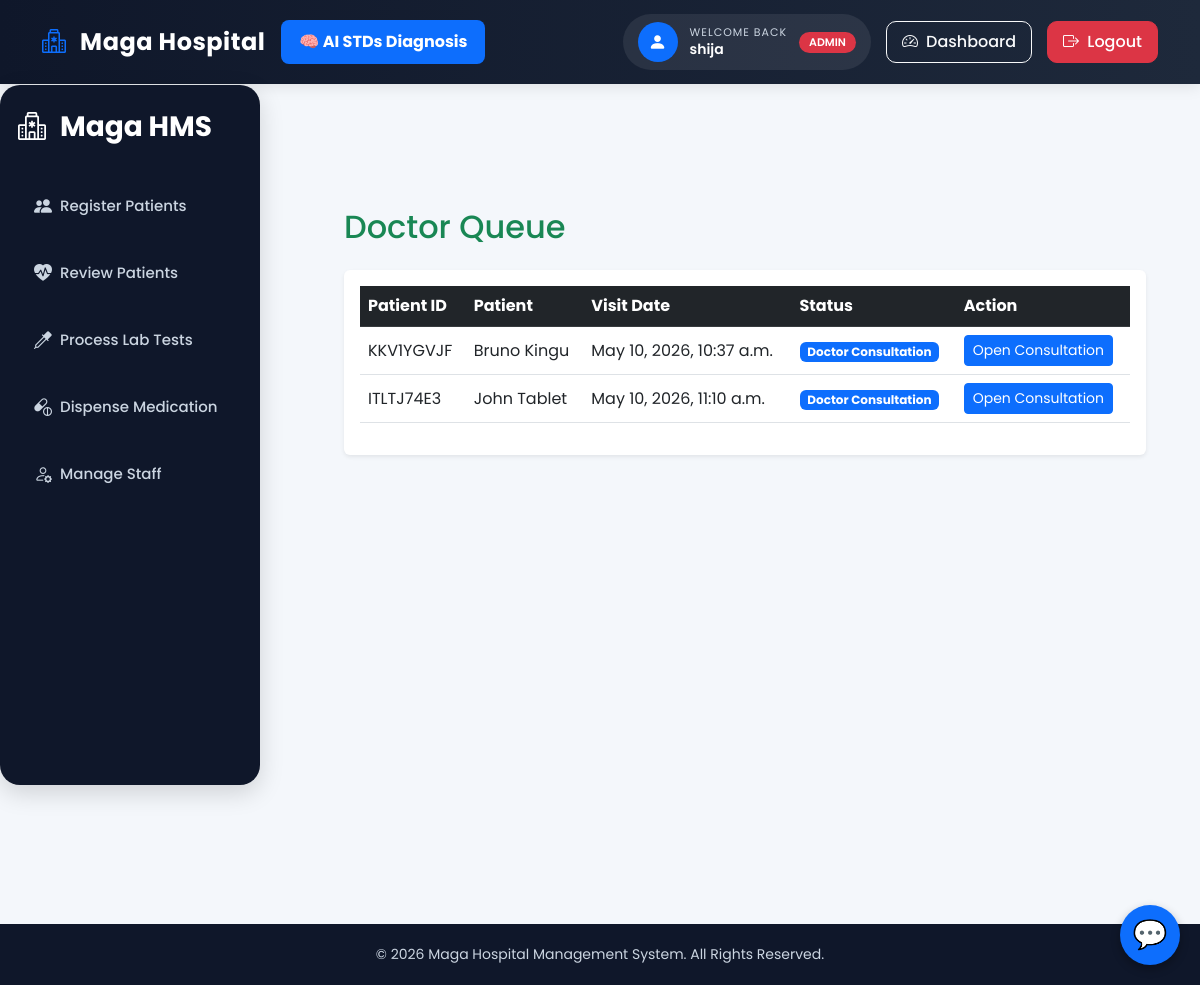
The app's page /doctor/queue/ (signed in), older data.
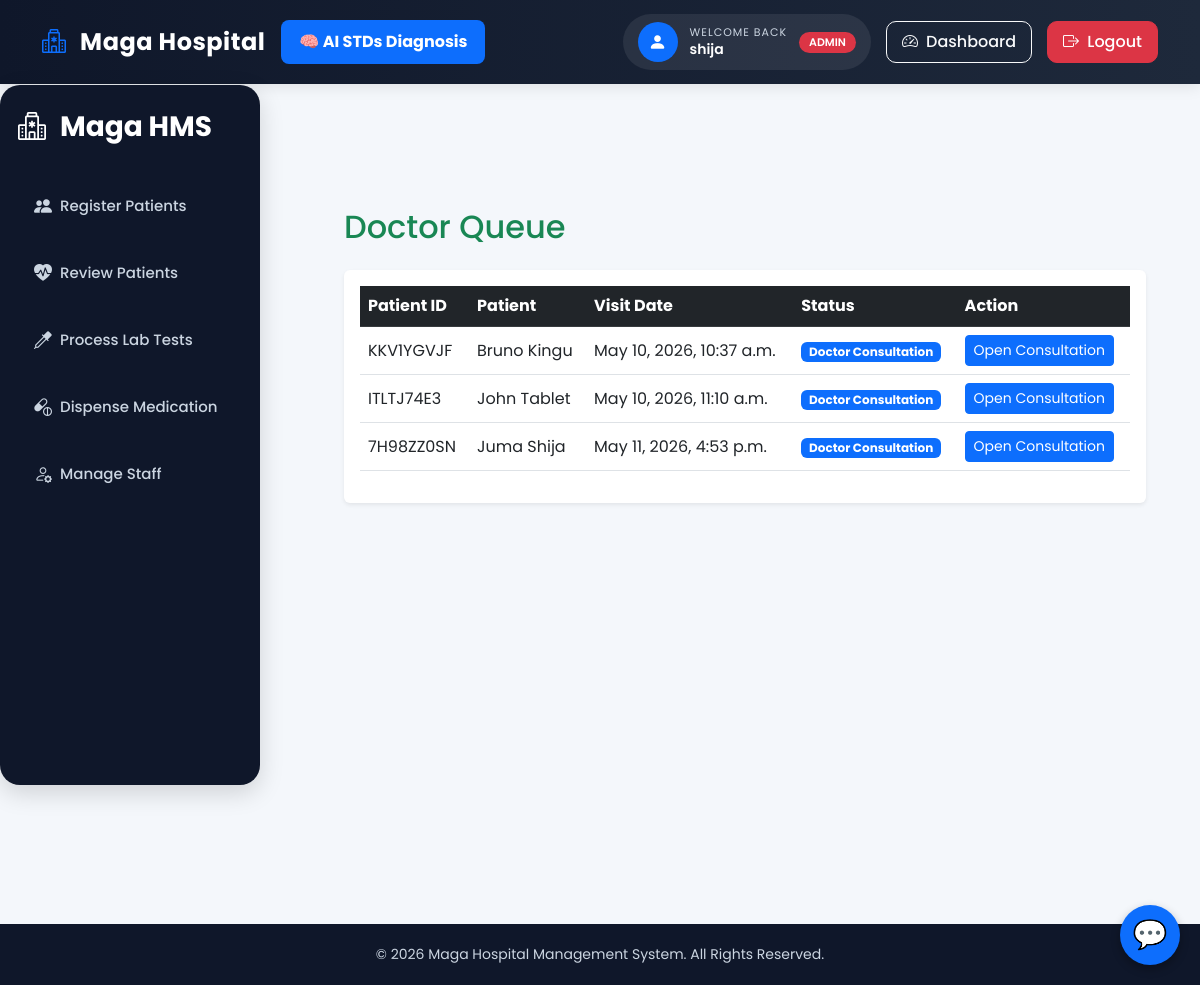
The same page, newer data.
### magahospital/models.py (models this page shows, shortened)
class Visit(models.Model):
    patient = models.ForeignKey(
        Patient,
        on_delete=models.CASCADE,
        related_name='visits'
    )
    date = models.DateTimeField(
        default=timezone.now
    )
    status = models.CharField(
        max_length=20,
        choices=VISIT_STATUS,
        default='Doctor'
    )
    class Meta:
        ordering = ['-date']

class Patient(models.Model):
    idno = models.CharField(
        max_length=9,
        unique=True,
        default=generate_random_code,
        editable=False
    )
    firstname = models.CharField(
        max_length=200
    )
    secondname = models.CharField(
        max_length=200
    )
    age = models.IntegerField()
    address = models.CharField(
        max_length=200
    )
    sex = models.CharField(
        max_length=1,
        choices=SEX
    )
    created_at = models.DateTimeField(
        default=timezone.now
    )
    class Meta:
        ordering = ['-created_at']

### magahospital/decorators.py (the view, shortened to what this page needs)
        @login_required
        def wrapper(request, *args, **kwargs):
            if request.user.is_superuser:
                return view_func(
                    request,
                    *args,
                    **kwargs
                )

### magahospital/context_processors.py (called while the page is built, shortened)
def user_roles(request):
    user = request.user
    return {
        'is_admin': user.is_superuser,
        'is_reception': user.groups.filter(
            name='Receptions'
        ).exists(),
        'is_doctor': user.groups.filter(
            name='Doctor'
        ).exists(),
        'is_lab': user.groups.filter(
            name='Lab'
        ).exists(),
        'is_dispense': user.groups.filter(
            name='Dispense'
        ).exists(),
    }

### magahospital/views.py (called while the page is built)
@role_required('Doctor')
def doctor_queue(request):
    visits = Visit.objects.filter(
        status__in=[
            'Doctor',
            'Prescription'
        ]
    ).order_by('date')
    return render(
        request,
        'magahospital/doctor_queue.html',
        {
            'visits': visits
        }
    )

### magahospital/templates/magahospital/doctor_queue.html
{% extends 'magahospital/base.html' %}
{% block content %}
<div class="container mt-4">
    <h2 class="mb-4 text-success">
        Doctor Queue
    </h2>
    <div class="card shadow-sm border-0">
        <div class="card-body">
            <table class="table table-hover align-middle">
                <thead class="table-dark">
                    <tr>
                        <th>Patient ID</th>
                        <th>Patient</th>
                        <th>Visit Date</th>
                        <th>Status</th>
                        <th>Action</th>
                    </tr>
                </thead>
                <tbody>
                    {% for visit in visits %}
                    <tr>
                        <td>
                            {{ visit.patient.idno }}
                        </td>
                        <td>
                            {{ visit.patient.firstname }}
                            {{ visit.patient.secondname }}
                        </td>
                        <td>
                            {{ visit.date }}
                        </td>
                        <td>
                            {% if visit.status == "Doctor" %}
                                <span class="badge bg-primary">
                                    Doctor Consultation
                                </span>
                            {% elif visit.status == "Prescription" %}
                                <span class="badge bg-info text-dark">
                                    Prescription Review
                                </span>
                            {% endif %}
                        </td>
                        <td>
                            {% if visit.status == "Doctor" %}
                                <a href="{% url 'add_doctor' visit.id %}"
                                   class="btn btn-primary btn-sm">
                                   Open Consultation
                                </a>
                            {% elif visit.status == "Prescription" %}
                                <a href="{% url 'add_prescription' visit.id %}"
                                   class="btn btn-info btn-sm">
                                   Add Prescription
                                </a>
                            {% endif %}
                        </td>
                    </tr>
                    {% empty %}
                    <tr>
                        <td colspan="5" class="text-center text-muted">
                            No patients waiting for doctor.
                        </td>
                    </tr>
                    {% endfor %}
                </tbody>
            </table>
        </div>
    </div>
</div>
{% endblock %}

Row changes from the older to the newer data that the page shows:
added Visit: patient.idno "7H98ZZ0SN", patient.firstname "Juma", patient.secondname "Shija", date "May 11, 2026, 4:53 p.m.", status "Doctor Consultation"
